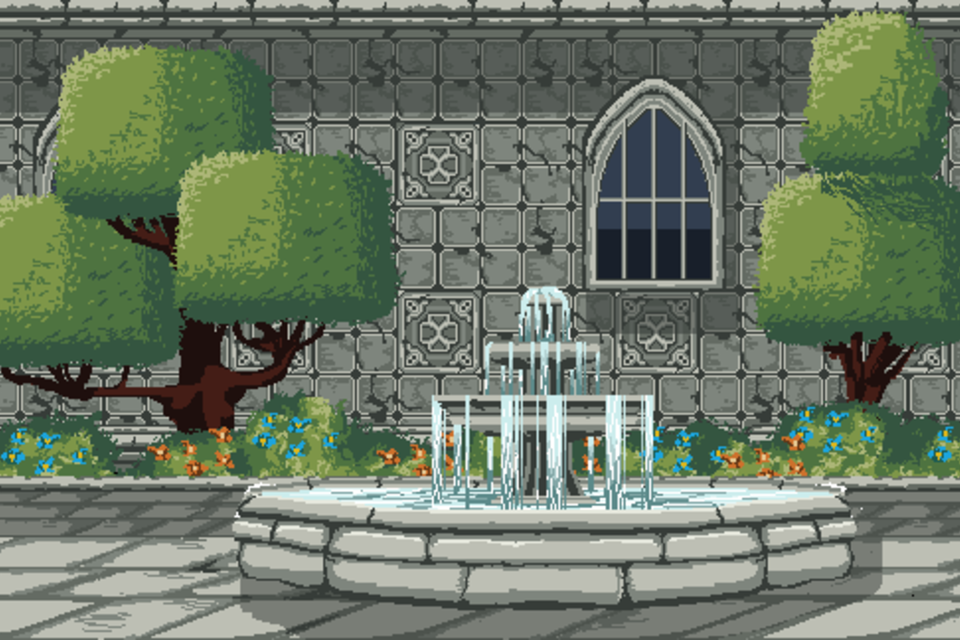

Rendered tile map (Tiled .tmx) drawn with the repository's tilesets; below, a short description and the full map source, tile grids included:
An orthogonal 30x20 tile map with 32x32 px tiles, 1 tile layer (Camada de Blocos 1).

<map version="1.10" tiledversion="1.11.2" orientation="orthogonal" renderorder="right-down" width="30" height="20" tilewidth="32" tileheight="32" infinite="0" nextlayerid="2" nextobjectid="1">
 <tileset firstgid="1" name="Paladino_World1" tilewidth="32" tileheight="32" tilecount="700" columns="35">
  <image source="Paladino_World1.png" width="1138" height="640" />
 </tileset>
 <layer id="1" name="Camada de Blocos 1" width="30" height="20">
  <data encoding="csv">
3,4,5,6,7,8,9,10,11,12,13,14,15,16,17,18,19,20,21,22,23,24,25,26,27,28,29,30,31,32,
38,39,40,41,42,43,44,45,46,47,48,49,50,51,52,53,54,55,56,57,58,59,60,61,62,63,64,65,66,67,
73,74,75,76,77,78,79,80,81,82,83,84,85,86,87,88,89,90,91,92,93,94,95,96,97,98,99,100,101,102,
108,109,110,111,112,113,114,115,116,117,118,119,120,121,122,123,124,125,126,127,128,129,130,131,132,133,134,135,136,137,
143,144,145,146,147,148,149,150,151,152,153,154,155,156,157,158,159,160,161,162,163,164,165,166,167,168,169,170,171,172,
178,179,180,181,182,183,184,185,186,187,188,189,190,191,192,193,194,195,196,197,198,199,200,201,202,203,204,205,206,207,
213,214,215,216,217,218,219,220,221,222,223,224,225,226,227,228,229,230,231,232,233,234,235,236,237,238,239,240,241,242,
248,249,250,251,252,253,254,255,256,257,258,259,260,261,262,263,264,265,266,267,268,269,270,271,272,273,274,275,276,277,
283,284,285,286,287,288,289,290,291,292,293,294,295,296,297,298,299,300,301,302,303,304,305,306,307,308,309,310,311,312,
318,319,320,321,322,323,324,325,326,327,328,329,330,331,332,333,334,335,336,337,338,339,340,341,342,343,344,345,346,347,
353,354,355,356,357,358,359,360,361,362,363,364,365,366,367,368,369,370,371,372,373,374,375,376,377,378,379,380,381,382,
388,389,390,391,392,393,394,395,396,397,398,399,400,401,402,403,404,405,406,407,408,409,410,411,412,413,414,415,416,417,
423,424,425,426,427,428,429,430,431,432,433,434,435,436,437,438,439,440,441,442,443,444,445,446,447,448,449,450,451,452,
458,459,460,461,462,463,464,465,466,467,468,469,470,471,472,473,474,475,476,477,478,479,480,481,482,483,484,485,486,487,
493,494,495,496,497,498,499,500,501,502,503,504,505,506,507,508,509,510,511,512,513,514,515,516,517,518,519,520,521,522,
528,529,530,531,532,533,534,535,536,537,538,539,540,541,542,543,544,545,546,547,548,549,550,551,552,553,554,555,556,557,
563,564,565,566,567,568,569,570,571,572,573,574,575,576,577,578,579,580,581,582,583,584,585,586,587,588,589,590,591,592,
598,599,600,601,602,603,604,605,606,607,608,609,610,611,612,613,614,615,616,617,618,619,620,621,622,623,624,625,626,627,
633,634,635,636,637,638,639,640,641,642,643,644,645,646,647,648,649,650,651,652,653,654,655,656,657,658,659,660,661,662,
668,669,670,671,672,673,674,675,676,677,678,679,680,681,682,683,684,685,686,687,688,689,690,691,692,693,694,695,696,697
</data>
 </layer>
</map>